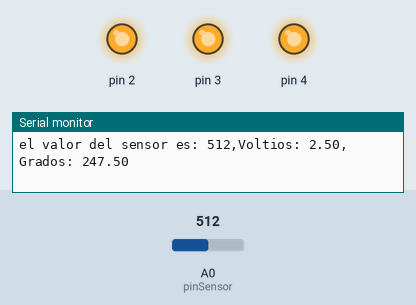
Simulated run of this sketch. Board: Arduino Uno, built with avr-gcc and run on an emulated ATmega328P. Shown: output pins drawn as LEDs (lit = HIGH), the last lines printed to the serial monitor. The inputs (shaded band) are chosen by the test bench; at power-on: A0 (pinSensor) = 512.

Above: at 1.8 s.
1.9 s: A0 (pinSensor) set to 72
3.4 s: A0 (pinSensor) set to 68
At 4.3 s:
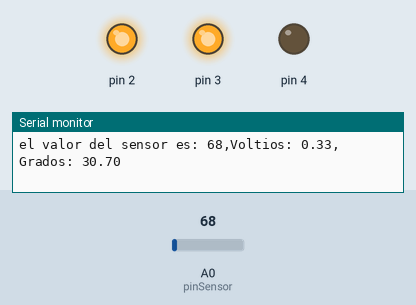
5.5 s: A0 (pinSensor) set to 0
At 7.1 s:
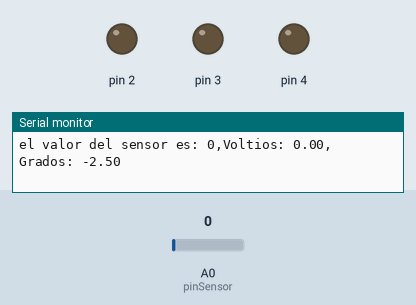
7.5 s: A0 (pinSensor) set to 122
At 8.7 s:
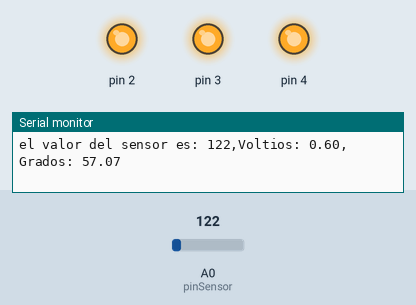
Timing chart, 0 to 10.5 s (numbered marks = the images above; inputs shaded):
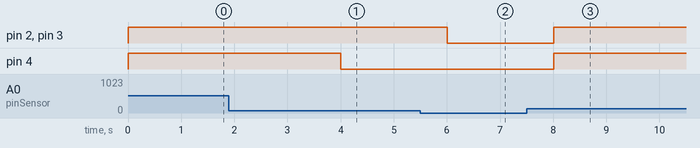

The sketch:

temperatura.ino
```cpp
/*
*sensor pin A0 resistencia 1K Ohms
*
*3 X led  pin D2,3,4 3XResistencia 220
*
** */
const int pinSensor = A0;
const float TempRef = 25.0;

// the setup routine runs once when you press reset:
void setup() {
  // inicializa el puerto serie para ver datos en la ide
  Serial.begin(9600);
  // initialize the digital pin as an output.
  for(int numeroPin=2; numeroPin< 5; numeroPin++){
   pinMode(numeroPin, OUTPUT);
    digitalWrite(numeroPin, LOW);
  }

}

// the loop routine runs over and over again forever:
void loop() {
  int valorSensor= analogRead(pinSensor);
  Serial.print("el valor del sensor es: ");
  Serial.print (valorSensor);
  float tension = (valorSensor)*(5.0/1024.0);
  Serial.print(",Voltios: ");
  Serial.print(tension);
  float temperatura=(tension *100)- 2.5;
  Serial.print(",Grados: ");
  Serial.println(temperatura);
  	if (temperatura <TempRef ){
      digitalWrite(2,LOW);
      digitalWrite(3,LOW);
      digitalWrite(4,LOW);
    }else if(temperatura >= TempRef+2 && temperatura <TempRef+4){
      digitalWrite(2,HIGH);
      digitalWrite(3,LOW);
      digitalWrite(4,LOW);
    }else if(temperatura >= TempRef+4 && temperatura < TempRef+6){
      digitalWrite(2,HIGH);
      digitalWrite(3,HIGH);
      digitalWrite(4,LOW);
    }else if(temperatura >= TempRef+6){
      digitalWrite(2,HIGH);
      digitalWrite(3,HIGH);
      digitalWrite(4,HIGH);
    }
  	delay(1000);
  }
```

Measured:
- the behaviour switches between 69 and 68 on A0 (pinSensor) (found by bisection; images 0 and 1)
- after the input at 3.4 s, pin 4: HIGH → LOW after 0.61 s
- after the input at 5.5 s, pin 2, pin 3: HIGH → LOW after 0.51 s
- after the input at 7.5 s, pin 2–4: LOW → HIGH after 0.51 s
